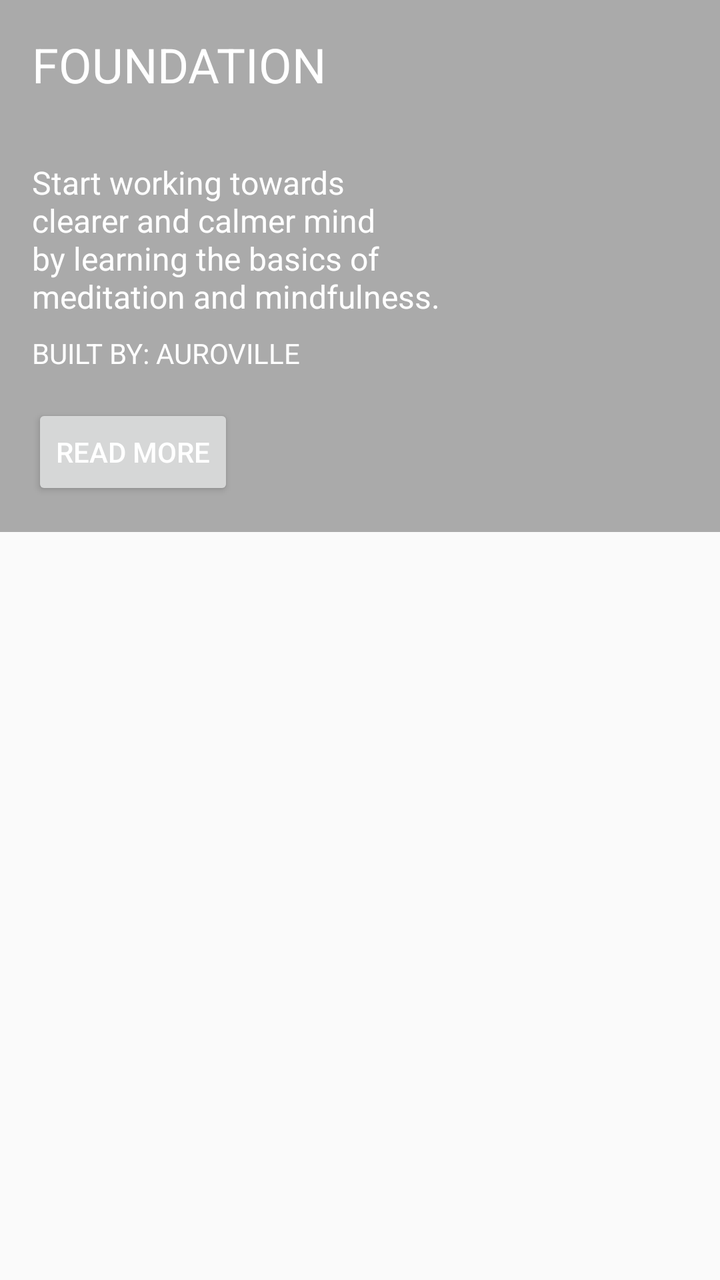
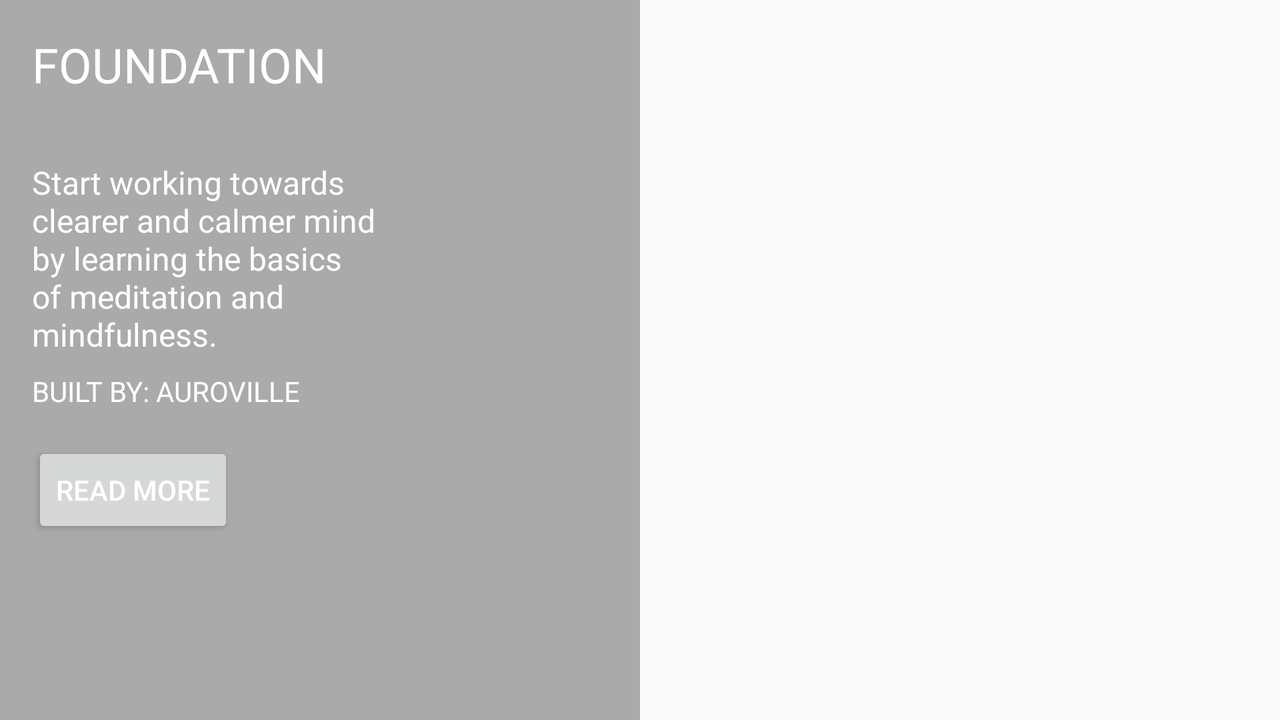

Compare how this app lays out the same screen by default and in its alternative resource folder. The renders come first, then the two layout files and the values they reference.
<!-- AndroidManifest.xml: application theme AppTheme -->
<!-- res/layout/fragment_packs.xml -->
<RelativeLayout xmlns:android="http://schemas.android.com/apk/res/android"
    xmlns:tools="http://schemas.android.com/tools"
    android:layout_width="match_parent"
    android:layout_height="match_parent"
    android:layout_below="@+id/app_bar">


    <LinearLayout
        android:id="@+id/header_container"
        android:layout_width="match_parent"
        android:layout_height="wrap_content"
        android:background="@android:color/darker_gray"
        android:orientation="horizontal">

        <LinearLayout
            android:layout_width="0dp"
            android:layout_height="match_parent"
            android:layout_margin="16dp"
            android:layout_weight="2.5"
            android:orientation="vertical">

            <TextView
                android:id="@+id/text_view_title_header"
                style="@style/ListHeaderTitleText"
                android:layout_width="wrap_content"
                android:layout_height="wrap_content"
                tools:text="Foundation" />

            <ImageView
                android:id="@+id/image_view_icon_header"
                android:layout_width="32dp"
                android:layout_height="32dp"
                android:contentDescription="@string/dc_pack_view_header_icon"
                tools:src="@drawable/ic_play_arrow_white_24dp" />

            <TextView
                android:id="@+id/text_view_body_header"
                style="@style/ListHeaderBodyText"
                android:layout_width="wrap_content"
                android:layout_height="wrap_content"
                android:gravity="start"
                android:textAlignment="gravity"
                tools:text="Start working towards clearer and calmer mind by learning the basics of meditation and mindfulness." />

            <TextView
                android:id="@+id/text_view_built_by_partner"
                android:layout_width="wrap_content"
                android:layout_height="wrap_content"
                android:layout_marginTop="8dp"
                android:contentDescription="@string/cd_built_buy"
                android:textAllCaps="true"
                android:textColor="@android:color/white"
                android:visibility="visible"
                tools:text="Built By: Auroville" />

            <Button
                android:id="@+id/button_read_more"
                android:layout_width="wrap_content"
                android:layout_height="wrap_content"
                android:layout_marginTop="16dp"
                android:contentDescription="@string/cd_button_read_more"
                android:textAllCaps="true"
                android:textColor="@android:color/white"
                android:visibility="visible"
                tools:text="@string/read_more" />

        </LinearLayout>

        <ImageView
            android:id="@+id/image_view_pack_image_header"
            android:layout_width="0dp"
            android:layout_height="match_parent"
            android:layout_weight="1.5"
            android:contentDescription="@string/dc_pack_view_header" />
    </LinearLayout>

    <android.support.v7.widget.RecyclerView
        android:id="@+id/recycle_view_pack"
        android:layout_width="match_parent"
        android:layout_height="match_parent"
        android:layout_below="@id/header_container"
        android:scrollbars="none"
        android:visibility="visible"></android.support.v7.widget.RecyclerView>

</RelativeLayout>
<!-- resources referenced by this layout -->
<resources>
  <string name="cd_built_buy">Built By</string>
  <string name="cd_button_read_more">Read More</string>
  <string name="dc_pack_view_header">Pack View Header Image</string>
  <string name="dc_pack_view_header_icon">Pack View Header Icon</string>
  <string name="read_more">Read More</string>
  <style name="ListHeaderBodyText">
          <item name="android:textColor">@android:color/white</item>
          <item name="android:textSize">@dimen/list_header_body_text</item>
      </style>
  <style name="ListHeaderTitleText">
          <item name="android:textColor">@android:color/white</item>
          <item name="android:textSize">@dimen/list_header_title_text</item>
          <item name="android:textAllCaps">true</item>
      </style>
  <!-- from res/values-v21/ -->
  <style name="AppTheme" parent="AppTheme.Base" />
  <dimen name="list_header_body_text">16sp</dimen>
  <dimen name="list_header_title_text">24sp</dimen>
  <!-- from res/values-v21/ -->
  <style name="AppTheme.Base" parent="Theme.AppCompat.Light.NoActionBar">
          <item name="android:colorBackground">@color/background_material_light</item>
          <item name="colorPrimary">@color/primary</item>
          <item name="colorPrimaryDark">@color/dark_orange</item>
          <item name="colorAccent">@color/dark_orange</item>
          <item name="android:textColorPrimary">@android:color/white</item>
          <item name="android:textColorSecondary">#fcfcfc</item>
      </style>
  <color name="primary">#83CF1C</color>
</resources>
<!-- res/layout-land/fragment_packs.xml (the repository's variant of the layout above) -->
<!-- drawn on the phone turned sideways -->
<LinearLayout xmlns:android="http://schemas.android.com/apk/res/android"
    xmlns:tools="http://schemas.android.com/tools"
    android:layout_width="match_parent"
    android:layout_height="match_parent"
    android:layout_below="@+id/app_bar"
    android:orientation="horizontal">


    <LinearLayout
        android:id="@+id/header_container"
        android:layout_width="0dp"
        android:layout_height="match_parent"
        android:layout_weight="1"
        android:background="@android:color/darker_gray"
        android:orientation="horizontal">

        <LinearLayout
            android:layout_width="0dp"
            android:layout_height="match_parent"
            android:layout_margin="16dp"
            android:layout_weight="2.5"
            android:orientation="vertical">

            <TextView
                android:id="@+id/text_view_title_header"
                style="@style/ListHeaderTitleText"
                android:layout_width="wrap_content"
                android:layout_height="wrap_content"
                tools:text="Foundation" />

            <ImageView
                android:id="@+id/image_view_icon_header"
                android:layout_width="32dp"
                android:layout_height="32dp"
                android:contentDescription="@string/dc_pack_view_header_icon"
                tools:src="@drawable/ic_play_arrow_white_24dp" />

            <TextView
                android:id="@+id/text_view_body_header"
                style="@style/ListHeaderBodyText"
                android:layout_width="wrap_content"
                android:layout_height="wrap_content"
                android:gravity="start"
                android:textAlignment="gravity"
                tools:text="Start working towards clearer and calmer mind by learning the basics of meditation and mindfulness." />

            <TextView
                android:id="@+id/text_view_built_by_partner"
                android:layout_width="wrap_content"
                android:layout_height="wrap_content"
                android:layout_marginTop="8dp"
                android:contentDescription="@string/cd_built_buy"
                android:textAllCaps="true"
                android:textColor="@android:color/white"
                android:visibility="visible"
                tools:text="Built By: Auroville" />

            <Button
                android:id="@+id/button_read_more"
                android:layout_width="wrap_content"
                android:layout_height="wrap_content"
                android:layout_marginTop="16dp"
                android:contentDescription="@string/cd_button_read_more"
                android:textAllCaps="true"
                android:textColor="@android:color/white"
                android:visibility="visible"
                tools:text="@string/read_more" />

        </LinearLayout>

        <ImageView
            android:id="@+id/image_view_pack_image_header"
            android:layout_width="0dp"
            android:layout_height="match_parent"
            android:layout_weight="1.5"
            android:contentDescription="@string/dc_pack_view_header" />
    </LinearLayout>

    <android.support.v7.widget.RecyclerView
        android:id="@+id/recycle_view_pack"
        android:layout_width="0dp"
        android:layout_height="match_parent"
        android:layout_weight="1"
        android:scrollbars="none"
        android:visibility="visible" />

</LinearLayout>
